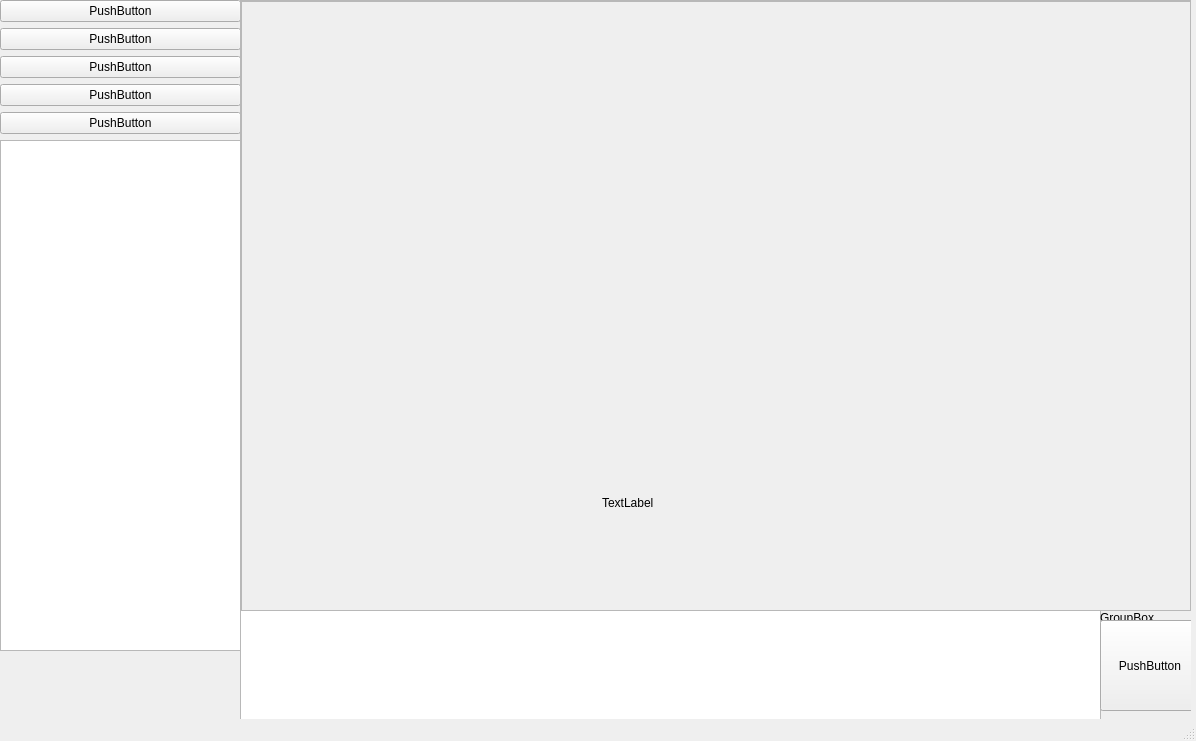
<?xml version="1.0" encoding="UTF-8"?>
<ui version="4.0">
 <class>MainWindow</class>
 <widget class="QMainWindow" name="MainWindow">
  <property name="geometry">
   <rect>
    <x>0</x>
    <y>0</y>
    <width>1196</width>
    <height>741</height>
   </rect>
  </property>
  <property name="windowTitle">
   <string>MainWindow</string>
  </property>
  <widget class="QWidget" name="centralwidget">
   <widget class="QWidget" name="verticalLayoutWidget">
    <property name="geometry">
     <rect>
      <x>0</x>
      <y>0</y>
      <width>241</width>
      <height>651</height>
     </rect>
    </property>
    <layout class="QVBoxLayout" name="verticalLayout">
     <item>
      <widget class="QPushButton" name="pushButton_6">
       <property name="text">
        <string>PushButton</string>
       </property>
      </widget>
     </item>
     <item>
      <widget class="QPushButton" name="pushButton_5">
       <property name="text">
        <string>PushButton</string>
       </property>
      </widget>
     </item>
     <item>
      <widget class="QPushButton" name="pushButton_4">
       <property name="text">
        <string>PushButton</string>
       </property>
      </widget>
     </item>
     <item>
      <widget class="QPushButton" name="pushButton_3">
       <property name="text">
        <string>PushButton</string>
       </property>
      </widget>
     </item>
     <item>
      <widget class="QPushButton" name="pushButton_2">
       <property name="text">
        <string>PushButton</string>
       </property>
      </widget>
     </item>
     <item>
      <widget class="QListView" name="listView"/>
     </item>
    </layout>
   </widget>
   <widget class="QWidget" name="verticalLayoutWidget_2">
    <property name="geometry">
     <rect>
      <x>240</x>
      <y>0</y>
      <width>951</width>
      <height>611</height>
     </rect>
    </property>
    <layout class="QVBoxLayout" name="verticalLayout_2">
     <item>
      <widget class="QScrollArea" name="scrollArea">
       <property name="widgetResizable">
        <bool>true</bool>
       </property>
       <widget class="QWidget" name="scrollAreaWidgetContents">
        <property name="geometry">
         <rect>
          <x>0</x>
          <y>0</y>
          <width>947</width>
          <height>607</height>
         </rect>
        </property>
        <widget class="QScrollArea" name="scrollArea_2">
         <property name="geometry">
          <rect>
           <x>0</x>
           <y>0</y>
           <width>951</width>
           <height>611</height>
          </rect>
         </property>
         <property name="widgetResizable">
          <bool>true</bool>
         </property>
         <widget class="QWidget" name="scrollAreaWidgetContents_2">
          <property name="geometry">
           <rect>
            <x>0</x>
            <y>0</y>
            <width>949</width>
            <height>609</height>
           </rect>
          </property>
          <widget class="QLabel" name="gifLabel">
           <property name="geometry">
            <rect>
             <x>360</x>
             <y>450</y>
             <width>121</width>
             <height>101</height>
            </rect>
           </property>
           <property name="text">
            <string>TextLabel</string>
           </property>
          </widget>
         </widget>
        </widget>
       </widget>
      </widget>
     </item>
    </layout>
   </widget>
   <widget class="QWidget" name="verticalLayoutWidget_3">
    <property name="geometry">
     <rect>
      <x>240</x>
      <y>610</y>
      <width>861</width>
      <height>121</height>
     </rect>
    </property>
    <layout class="QVBoxLayout" name="verticalLayout_3">
     <item>
      <widget class="QPlainTextEdit" name="plainTextEdit"/>
     </item>
    </layout>
   </widget>
   <widget class="QGroupBox" name="groupBox">
    <property name="geometry">
     <rect>
      <x>1100</x>
      <y>610</y>
      <width>91</width>
      <height>101</height>
     </rect>
    </property>
    <property name="title">
     <string>GroupBox</string>
    </property>
    <widget class="QPushButton" name="pushButton">
     <property name="geometry">
      <rect>
       <x>0</x>
       <y>10</y>
       <width>100</width>
       <height>91</height>
      </rect>
     </property>
     <property name="text">
      <string>PushButton</string>
     </property>
    </widget>
   </widget>
  </widget>
  <widget class="QMenuBar" name="menubar">
   <property name="geometry">
    <rect>
     <x>0</x>
     <y>0</y>
     <width>1196</width>
     <height>30</height>
    </rect>
   </property>
  </widget>
  <widget class="QStatusBar" name="statusbar"/>
 </widget>
 <resources/>
 <connections/>
</ui>
